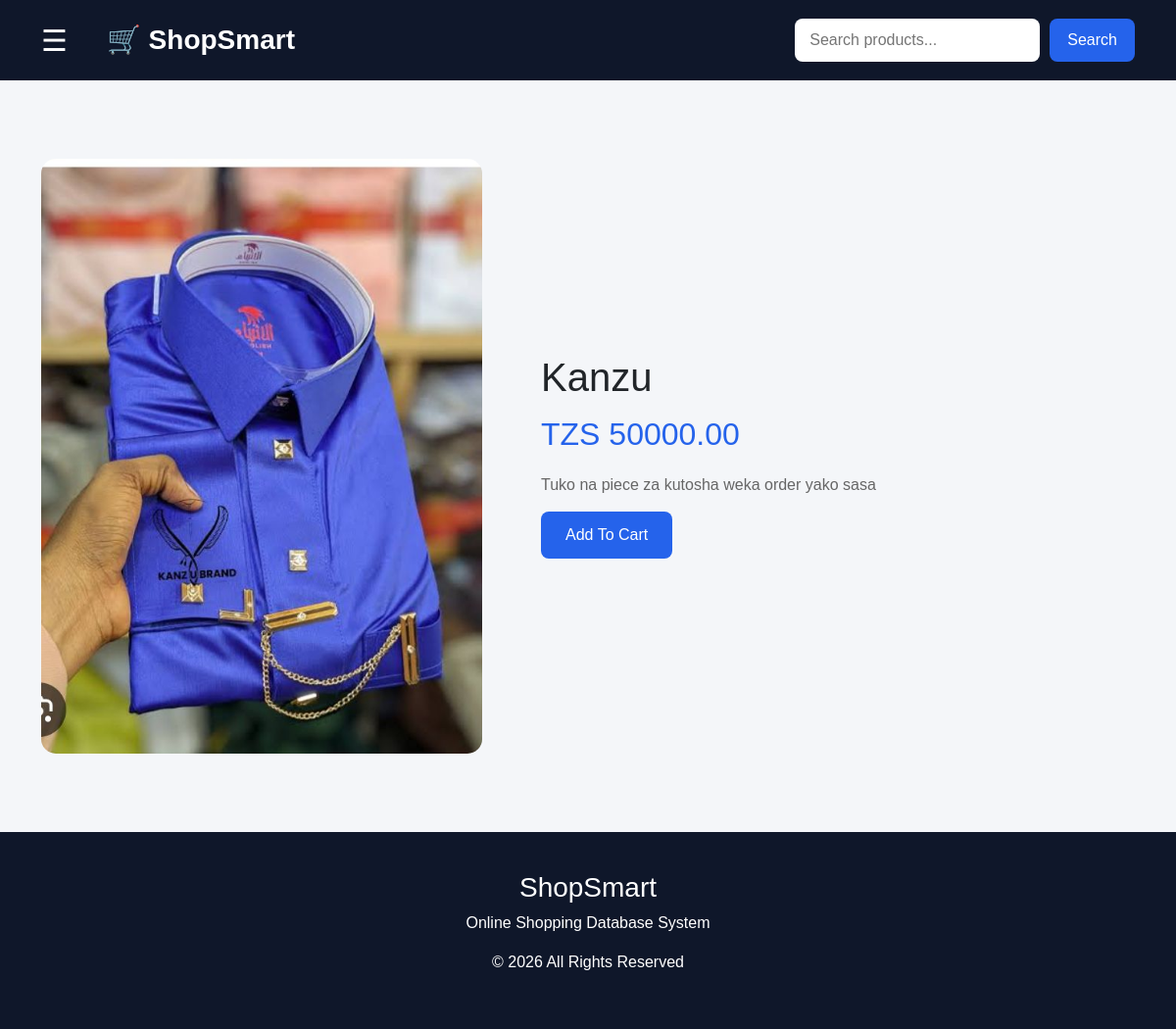
Screenshot of /product/2/ with the database file from the repository.
### products/models.py (models this page shows, shortened)
class Product(models.Model):
    category = models.ForeignKey(
        Category,
        on_delete=models.CASCADE
    )
    name = models.CharField(max_length=200)
    description = models.TextField()
    price = models.DecimalField(
        max_digits=12,
        decimal_places=2
    )
    stock = models.IntegerField()
    image = models.ImageField(
        upload_to='products/',
        blank=True,
        null=True
    )

### products/views.py (the view)
# urls.py: path('product/<int:product_id>/', views.product_detail, name='product_detail'),
def product_detail(request, product_id):
    product = get_object_or_404(
        Product,
        id=product_id
    )
    return render(
        request,
        'products/product_detail.html',
        {
            'product': product
        }
    )

### templates/products/product_detail.html
{% extends 'base.html' %}
{% block content %}
<div class="product-detail">
    <div class="product-image">
        {% if product.image %}
        <img src="{{ product.image.url }}">
        {% endif %}
    </div>
    <div class="product-info">
        <h1>{{ product.name }}</h1>
        <h2>TZS {{ product.price }}</h2>
        <p>{{ product.description }}</p>
        <a href="{% url 'add_to_cart' product.id %}"
        class="main-btn">
            Add To Cart
        </a>
    </div>
</div>
{% endblock %}

### static/css/style.css (style rules this page uses)
* { margin:0; padding:0; box-sizing:border-box; }
body { font-family:'Segoe UI',sans-serif; background:#f4f7fb; }
* { margin:0; padding:0; box-sizing:border-box; font-family:Arial, sans-serif; }
body { background:#f4f6f9; }
.product-detail { display:flex; gap:40px; align-items:center; margin-top:40px; }
.product-image img { width:450px; border-radius:15px; }
.product-info { flex:1; }
.product-info h1 { margin-bottom:15px; }
.product-info h2 { color:#2563eb; margin-bottom:20px; }
.main-btn { display:inline-block; background:#2563eb; color:white; padding:12px 25px; border-radius:8px; text-decoration:none; }
body { background:#f5f7fa; min-height:100vh; }
.product-info { padding:20px; }
.product-info p { color:#666; margin-bottom:15px; }

### rows the page displays
Product: image (picture), name "Kanzu", price "50000.00", description "Tuko na piece za kutosha weka order yako sasa"
